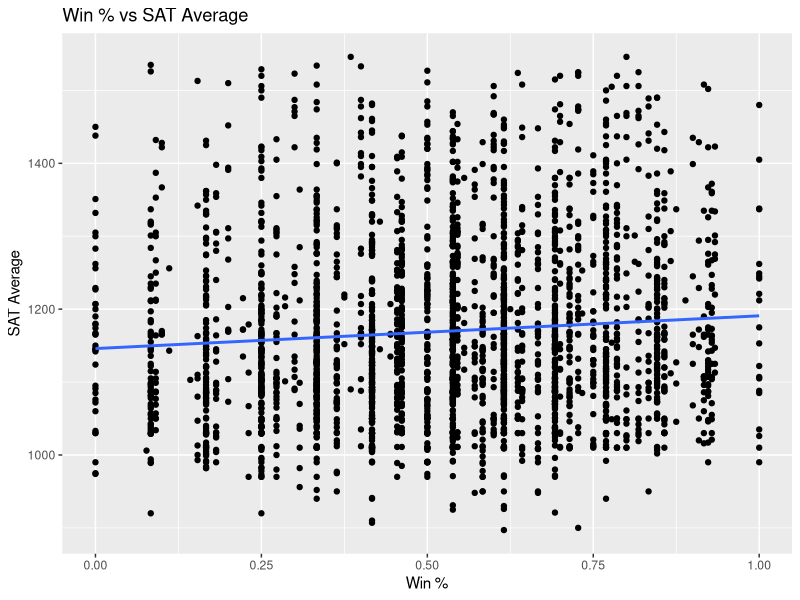
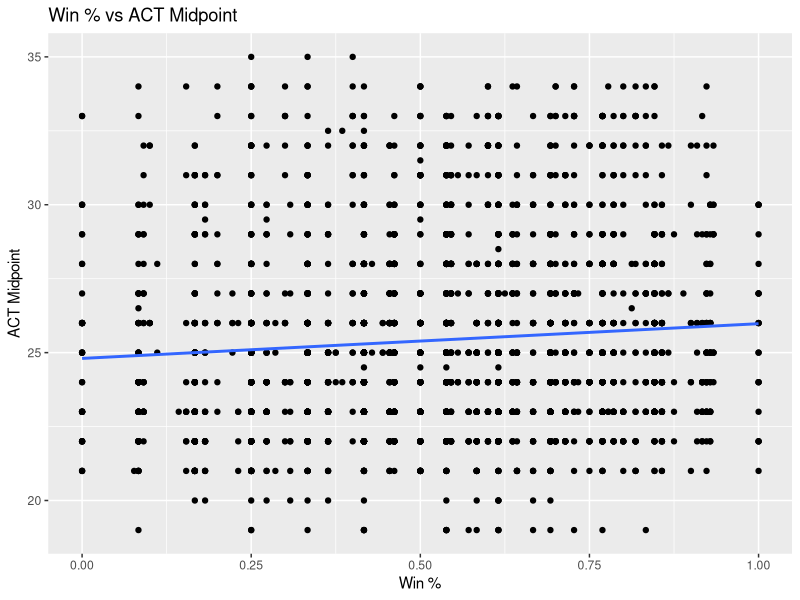
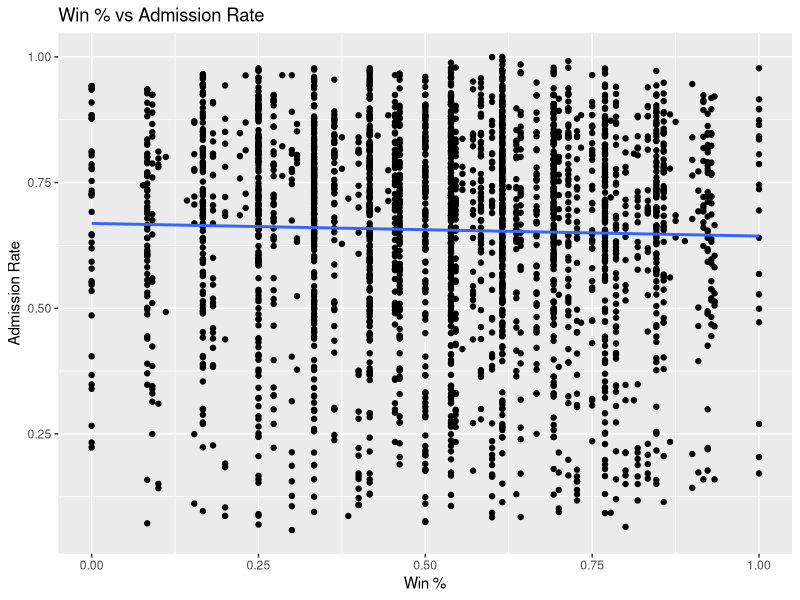
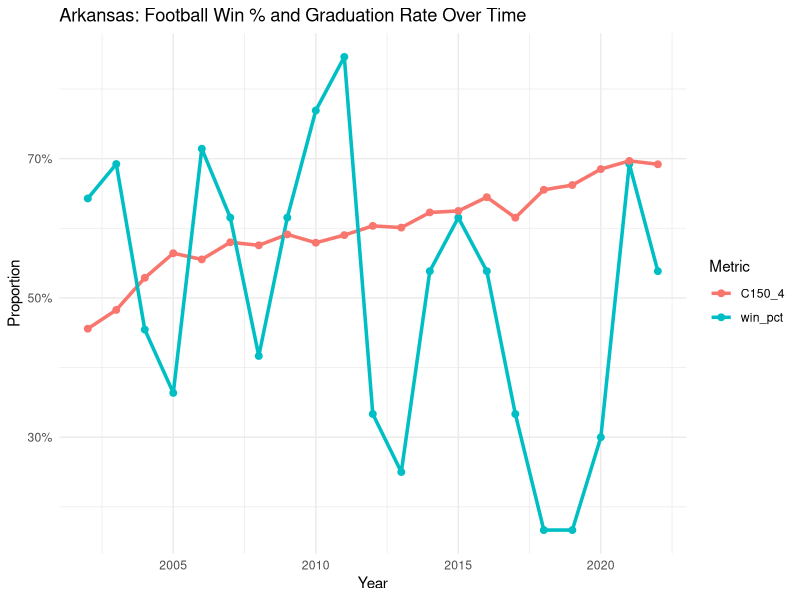
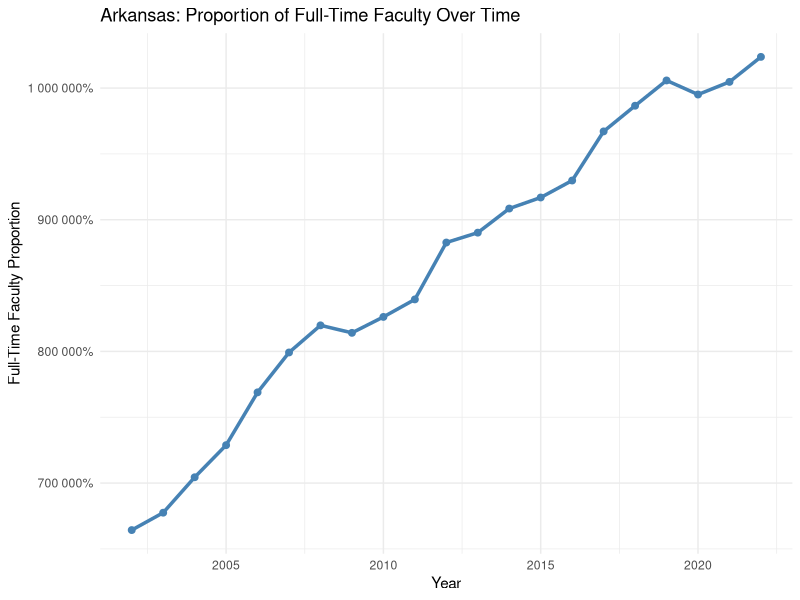
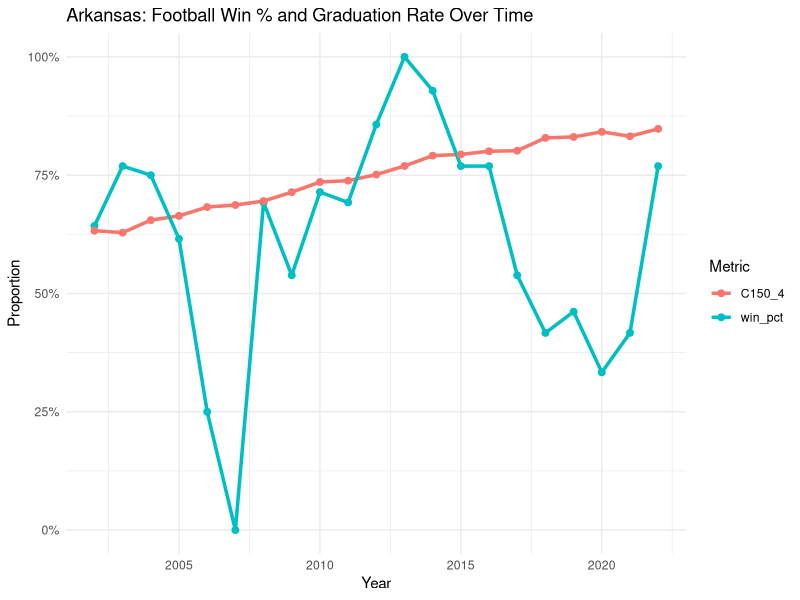
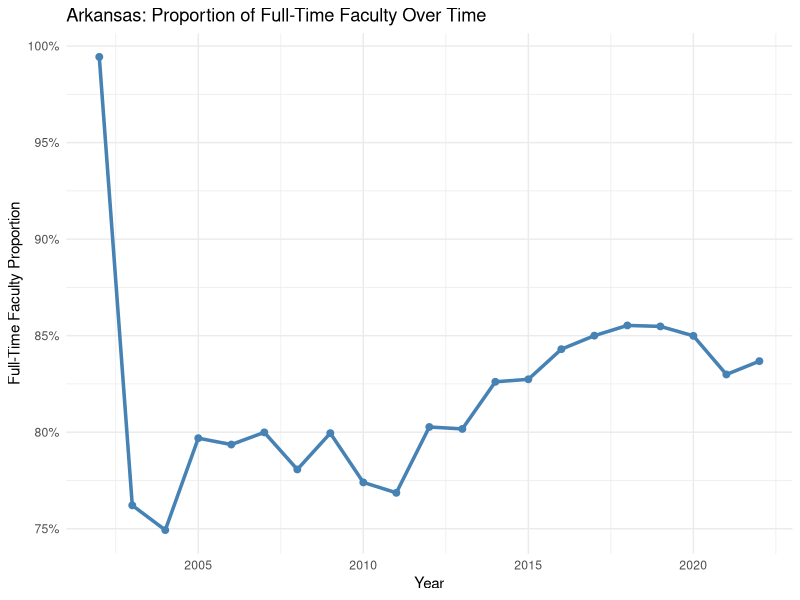
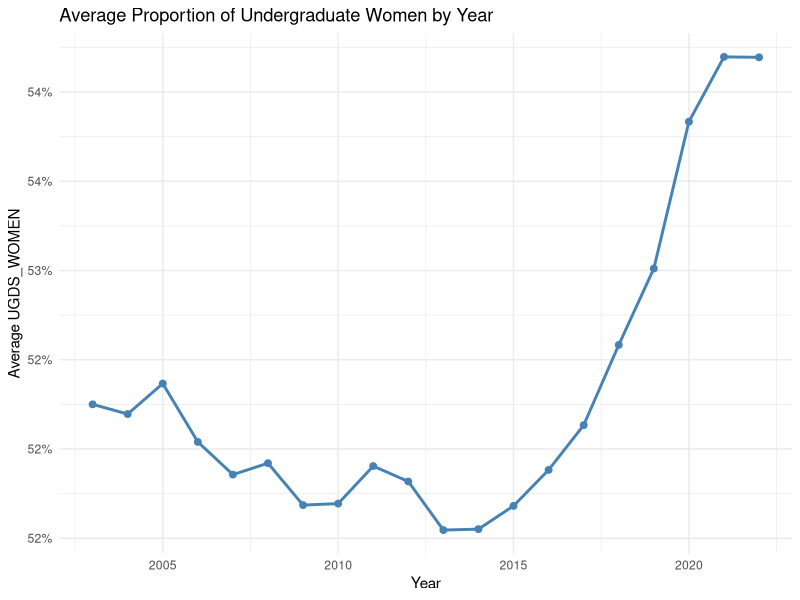

Source code (R) for these figures, in order:
## ---- chunk 1
library(tidyverse)
library(ggplot2)
library(dplyr)
library(glmnet)
## ---- chunk 2
# Alabama spent 12 million in 2023 (which if not for donations would be a defecit)

df <- read_csv("merged_data.csv")
## ---- chunk 3
# Calculate a win percentage column
df$win_pct <- df$won / (df$won + df$lost + df$tied)
## ---- chunk 4
df_subset <- df %>%
  select(win_pct, ADM_RATE, SAT_AVG, ACTCMMID)

cor_matrix <- cor(df_subset, use = "complete.obs")
print(cor_matrix)
## ---- chunk 5
ggplot(df, aes(x = win_pct, y = SAT_AVG)) +
  geom_point() +
  geom_smooth(method = "lm", se = FALSE) +
  labs(title = "Win % vs SAT Average", x = "Win %", y = "SAT Average")

ggplot(df, aes(x = win_pct, y = ACTCMMID)) +
  geom_point() +
  geom_smooth(method = "lm", se = FALSE) +
  labs(title = "Win % vs ACT Midpoint", x = "Win %", y = "ACT Midpoint")

ggplot(df, aes(x = win_pct, y = ADM_RATE)) +
  geom_point() +
  geom_smooth(method = "lm", se = FALSE) +
  labs(title = "Win % vs Admission Rate", x = "Win %", y = "Admission Rate")

## ---- chunk 6
summary(lm(SAT_AVG ~ win_pct, data = df))
summary(lm(ACTCMMID ~ win_pct, data = df))
summary(lm(ADM_RATE ~ win_pct, data = df))

## ---- chunk 7
model <- lm(SAT_AVG ~ win_pct + UGDS + TUITIONFEE_IN + AVGFACSAL + PFTFAC + 
              UGDS_BLACK + UGDS_HISP + UGDS_ASIAN + factor(year), data = df)
#ACTCMMID
#SAT_AVG
summary(model)
## ---- chunk 8
model <- lm(UGDS_MEN ~ win_pct + UGDS + TUITIONFEE_IN + AVGFACSAL + 
              PFTFAC + UGDS_BLACK + UGDS_HISP + UGDS_ASIAN + 
              factor(year), data = df)

summary(model)
## ---- chunk 9
# Retention (2 year)
model_ret <- lm(RET_FT4 ~ win_pct + UGDS + TUITIONFEE_IN + AVGFACSAL + 
                  PFTFAC + 
                  factor(year), data = df)

summary(model_ret)

## ---- chunk 10
# Graduation rate
model_grad <- lm(C150_4 ~ win_pct + UGDS + TUITIONFEE_IN + AVGFACSAL + 
                   PFTFAC + UGDS_BLACK + UGDS_HISP + UGDS_ASIAN + 
                   factor(year), data = df)

summary(model_grad)

## ---- chunk 11
# Step 0: Drop rows with missing values in any relevant variable
df_complete <- na.omit(df[, c("C150_4", "win_pct", "UGDS", "TUITIONFEE_IN", "AVGFACSAL", 
                              "PFTFAC", "UGDS_BLACK", "UGDS_HISP", "UGDS_ASIAN", "year")])

# Step 1: Create model matrix
X <- model.matrix(C150_4 ~ win_pct + UGDS + TUITIONFEE_IN + AVGFACSAL + 
                    PFTFAC + UGDS_BLACK + UGDS_HISP + UGDS_ASIAN + 
                    factor(year), data = df_complete)[, -1]

# Step 2: Define outcome variable
y <- df_complete$C150_4

# Step 3: Identify which columns are year dummies
year_cols <- grepl("factor\\(year\\)", colnames(X))

# Step 4: Set penalty factor
penalty <- ifelse(year_cols, 0, 1)

# Step 5: Run cross-validated LASSO
library(glmnet)
cv_model <- cv.glmnet(X, y, alpha = 1, penalty.factor = penalty, standardize = TRUE)

# Step 6: Fit final model
lasso_model <- glmnet(X, y, alpha = 1, lambda = cv_model$lambda.min, penalty.factor = penalty)

# Step 7: Show coefficients
coef(lasso_model)

## ---- chunk 12
model <- lm(UGDS_BLACK ~ win_pct + TUITIONFEE_IN + factor(year), data = df)
summary(model)
## ---- chunk 13
model_grad <- lm(C150_4 ~ win_pct + UGDS + TUITIONFEE_IN + AVGFACSAL + 
                   PFTFAC + factor(year), data = df)

summary(model_grad)
## ---- chunk 14
mean(df$C150_4)

## ---- chunk 15
library(ggplot2)
library(dplyr)
library(tidyr)

# Step 1: Filter for Arkansas
arkansas_df <- df %>%
  filter(team == "Arkansas") %>%
  select(year, win_pct, C150_4)

# Step 2: Reshape data to long format for ggplot
arkansas_long <- arkansas_df %>%
  pivot_longer(cols = c(win_pct, C150_4), names_to = "Metric", values_to = "Value")

# Step 3: Plot
ggplot(arkansas_long, aes(x = year, y = Value, color = Metric)) +
  geom_line(size = 1.2) +
  geom_point(size = 2) +
  scale_y_continuous(labels = scales::percent_format(accuracy = 1)) +
  labs(title = "Arkansas: Football Win % and Graduation Rate Over Time",
       x = "Year",
       y = "Proportion",
       color = "Metric") +
  theme_minimal()

## ---- chunk 16

# Step 1: Filter for Arkansas
arkansas_df <- df %>%
  filter(team == "Arkansas") %>%
  select(year, AVGFACSAL)

# Step 2: Plot
ggplot(arkansas_df, aes(x = year, y = AVGFACSAL)) +
  geom_line(color = "steelblue", size = 1.2) +
  geom_point(color = "steelblue", size = 2) +
  scale_y_continuous(labels = scales::percent_format(accuracy = 1)) +
  labs(title = "Arkansas: Proportion of Full-Time Faculty Over Time",
       x = "Year",
       y = "Full-Time Faculty Proportion") +
  theme_minimal()

## ---- chunk 17
# Step 1: Filter for Arkansas
arkansas_df <- df %>%
  filter(team == "Florida State") %>%
  select(year, win_pct, C150_4)

# Step 2: Reshape data to long format for ggplot
arkansas_long <- arkansas_df %>%
  pivot_longer(cols = c(win_pct, C150_4), names_to = "Metric", values_to = "Value")

# Step 3: Plot
ggplot(arkansas_long, aes(x = year, y = Value, color = Metric)) +
  geom_line(size = 1.2) +
  geom_point(size = 2) +
  scale_y_continuous(labels = scales::percent_format(accuracy = 1)) +
  labs(title = "Arkansas: Football Win % and Graduation Rate Over Time",
       x = "Year",
       y = "Proportion",
       color = "Metric") +
  theme_minimal()

## ---- chunk 18
# Step 1: Filter for Arkansas
arkansas_df <- df %>%
  filter(team == "Florida State") %>%
  select(year, PFTFAC)

# Step 2: Plot
ggplot(arkansas_df, aes(x = year, y = PFTFAC)) +
  geom_line(color = "steelblue", size = 1.2) +
  geom_point(color = "steelblue", size = 2) +
  scale_y_continuous(labels = scales::percent_format(accuracy = 1)) +
  labs(title = "Arkansas: Proportion of Full-Time Faculty Over Time",
       x = "Year",
       y = "Full-Time Faculty Proportion") +
  theme_minimal()
## ---- chunk 19
# Step 1: Create a shifted football performance dataframe
win_df <- df %>%
  select(year, team, win_pct) %>%
  mutate(year = year + 1)  # shift win_pct forward by 1 year

# Step 2: Remove the original win_pct and year columns from the main df
df_clean <- df %>%
  select(-win_pct)  # you can also remove `year` here if needed after the join

# Step 3: Perform the inner join to bring in the shifted win_pct
df_lagged <- df_clean %>%
  inner_join(win_df, by = c("team", "year"))

df <- df_lagged

## ---- chunk 20
df1 <- df %>%
  select(-team, -UGDS_MEN, -won, -lost, -tied, -UNITID)
df1$year <- as.factor(df1$year)

model <- lm(RET_FT4 ~ ., data = df1)

summary(model)

## ---- chunk 21
# Step 1: Summarize average UGDS_WOMEN by year
df_avg_women <- df_lagged %>%
  group_by(year) %>%
  summarize(avg_ugds_women = mean(UGDS_WOMEN, na.rm = TRUE))

# Step 2: Plot without 'scales' package
ggplot(data = df_avg_women, aes(x = year, y = avg_ugds_women)) +
  geom_point(color = "steelblue", size = 2) +
  geom_line(color = "steelblue", linewidth = 1) +
  scale_y_continuous(
    labels = function(x) paste0(round(x * 100), "%")
  ) +
  labs(
    title = "Average Proportion of Undergraduate Women by Year",
    x = "Year",
    y = "Average UGDS_WOMEN"
  ) +
  theme_minimal()


## ---- chunk 22
library(dplyr)
library(ggplot2)

# Step 1: Summarize average graduation rate (C150_4) by year
df_avg_grad <- df_lagged %>%
  group_by(year) %>%
  summarize(avg_grad_rate = mean(C150_4, na.rm = TRUE))

# Step 2: Plot
ggplot(data = df_avg_grad, aes(x = year, y = avg_grad_rate)) +
  geom_point(color = "steelblue", size = 2) +
  geom_line(color = "steelblue", linewidth = 1) +
  scale_y_continuous(
    labels = function(x) paste0(round(x * 100), "%")
  ) +
  labs(
    title = "Average 4-Year Graduation Rate by Year",
    x = "Year",
    y = "Average Graduation Rate"
  ) +
  theme_minimal()

## ---- chunk 23
library(dplyr)
library(ggplot2)

# Step 1: Summarize average retention rate (RET_FT4) by year
df_avg_retention <- df_lagged %>%
  group_by(year) %>%
  summarize(avg_retention_rate = mean(RET_FT4, na.rm = TRUE))

# Step 2: Plot
ggplot(data = df_avg_retention, aes(x = year, y = avg_retention_rate)) +
  geom_point(color = "steelblue", size = 2) +
  geom_line(color = "steelblue", linewidth = 1) +
  scale_y_continuous(
    labels = function(x) paste0(round(x * 100), "%")
  ) +
  labs(
    title = "Average First-Year Retention Rate by Year",
    x = "Year",
    y = "Average Retention Rate"
  ) +
  theme_minimal()

## ---- chunk 24
womens <- lm(data = df_lagged, SAT_AVG ~ C150_4 + UGDS_WOMEN + factor(year) + RET_FT4 + PFTFAC + C150_4 * UGDS_WOMEN * RET_FT4 * PFTFAC)
summary(womens)
## ---- chunk 25
womens2 <- lm(data = df_lagged, ACTCMMID ~ C150_4 + UGDS_WOMEN + factor(year) + RET_FT4 + C150_4 * UGDS_WOMEN * RET_FT4)
summary(womens2)
## ---- chunk 26
womens <- lm(data = df_lagged, 
             C150_4 ~ SAT_AVG + UGDS_ASIAN + UGDS_WOMEN + factor(year) + 
             RET_FT4 + PFTFAC + SAT_AVG * RET_FT4 * PFTFAC * UGDS_ASIAN * UGDS_WOMEN)
summary(womens)

## ---- chunk 27
# Step 1: Lag faculty and retention by 4 years per school
df_lagged <- df %>%
  arrange(UNITID, year) %>%
  group_by(UNITID) %>%
  mutate(
    PFTFAC_lag = lag(PFTFAC, 4),
    RET_FT4_lag = lag(RET_FT4, 4)
  ) %>%
  ungroup()

# Step 2: Create ordered investment level based on lagged values
df_lagged <- df_lagged %>%
  mutate(
    investment_score = PFTFAC_lag + RET_FT4_lag,
    investment_level = ntile(investment_score, 3),
    Investment_Level = case_when(
      investment_level == 1 ~ "Low",
      investment_level == 2 ~ "Medium",
      investment_level == 3 ~ "High"
    ),
    Investment_Level = factor(Investment_Level, levels = c("Low", "Medium", "High"))
  )

# Step 3: Compute average graduation rates by investment level
plot_data2 <- df_lagged %>%
  filter(!is.na(Investment_Level), !is.na(C150_4)) %>%
  group_by(Investment_Level) %>%
  summarize(
    avg_completion = mean(C150_4, na.rm = TRUE),
    .groups = "drop"
  )

# Step 4: Bar chart
ggplot(plot_data2, aes(x = Investment_Level, y = avg_completion, fill = Investment_Level)) +
  geom_col(width = 0.6) +
  labs(
    title = "Graduation Rate by Investment",
    subtitle = "Investment = Faculty% + Retention Rate",
    x = "Level of Investment",
    y = "4 Year Graduation Rate",
    fill = "Investment Level"
  ) +
  theme_minimal(base_size = 14) +
  theme(legend.position = "none")

## ---- chunk 28
# Basic relationship: SAT vs Grad Rate
ggplot(df, aes(x = SAT_AVG, y = C150_4)) +
  geom_smooth(method = "loess", color = "#2c3e50", size = 1, se = FALSE) +
  labs(
    title = "SAT Scores vs Expected Graduation Rate",
    x = "Average SAT Score",
    y = "Expected Graduation Rate"
  ) +
  theme_minimal(base_size = 14)

## ---- chunk 29

model_gender <- lm(
  C150_4 ~ RET_FT4 * PFTFAC * UGDS_MEN,
  data = df_lagged
)
summary(model_gender)

## ---- chunk 30
# Step 1: Create a column for estimated minority women proportion
df <- df |>
  mutate(
    minority_prop = UGDS_HISP + UGDS_ASIAN + UGDS_BLACK,
    minority_women = minority_prop * UGDS_WOMEN
  )

## ---- chunk 31
mod <- lm(data = df, C150_4 ~ factor(year) + RET_FT4 * minority_women)
summary(mod)
## ---- chunk 32
library(ggplot2)

ggplot(df, aes(x = RET_FT4, y = C150_4, color = minority_women)) +
  geom_point(alpha = 0.3) +
  geom_smooth(method = "lm", se = FALSE, size = 1) +
  scale_color_gradient(low = "#FDD49E", high = "#D7301F", name = "Minority Women\nProportion") +
  labs(
    title = "Retention Programs Are More Effective at Minority-Inclusive Institutions",
    subtitle = "Higher proportion of minority women increases the positive effect of retention on graduation",
    x = "Retention Rate (RET_FT4)",
    y = "Graduation Rate (C150_4)"
  ) +
  theme_minimal(base_size = 14)

